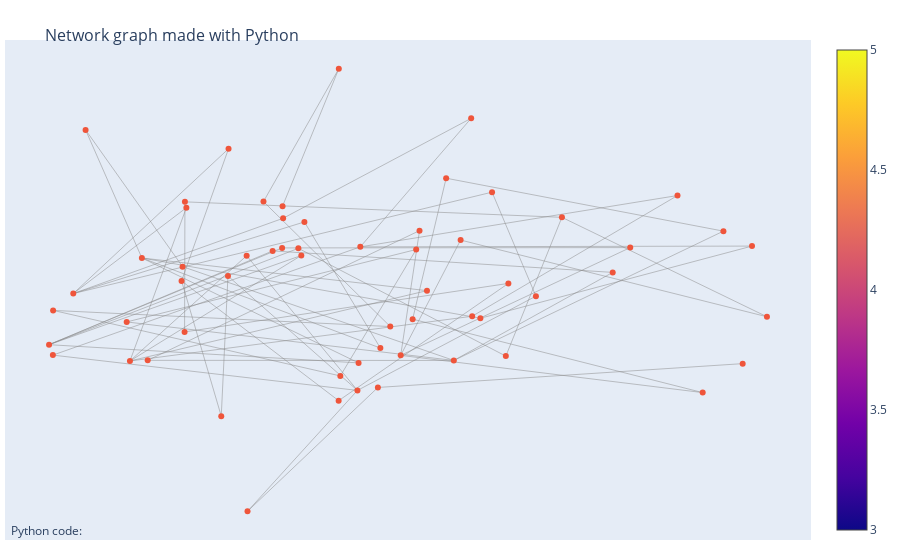

This figure's notebook cell:
### Code cell
fig = go.Figure(data=[edge_trace, node_trace],
                layout=go.Layout(
                    title='<br>Network graph made with Python<br>',
                    titlefont_size=16,
                    showlegend=False,
                    hovermode='closest',
                    margin=dict(b=20,l=5,r=5,t=40),
                    annotations=[ dict(
                        text="Python code:",
                        showarrow=False,
                        xref="paper", yref="paper",
                        x=0.005, y=-0.002 ) ],
                    xaxis=dict(showgrid=False, zeroline=False, showticklabels=False),
                    yaxis=dict(showgrid=False, zeroline=False, showticklabels=False))
                )
fig.show()

### Figure 1 — Plotly figure (JSON) as saved in the notebook; plotly's stock layout.template omitted (floating-point values rounded to 4 significant figures; data arrays with more than 128 entries replaced by an {"elided": "..."} marker saying what was removed)
{"data": [{"hoverinfo": "none", "line": {"color": "#888", "width": 0.5}, "mode": "lines", "type": "scatter", "x": {"elided": "213 float values"}, "y": {"elided": "213 float values"}}, {"hoverinfo": ["x"], "line": {"width": 2}, "marker": {"showscale": true}, "mode": "markers", "type": "scatter", "x": [-0.63, -0.366, -1.025, -0.9271, 1.117, -0.4439, 1.072, -0.05019, -0.1675, -1.037, 0.7067, -0.6392, 0.1545, 0.07468, -0.7582, -0.4982, 0.3336, 0.2296, -0.28, -0.2888, 0.1775, 0.4238, -0.3346, -0.964, 0.05398, -0.4999, 1.044, -0.01307, -0.1082, -0.629, -1.024, 0.924, 0.6542, 0.2572, -0.6361, -0.2706, 0.8485, -0.103, 0.5018, -0.3362, 0.2326, 0.06466, -0.1679, -0.7407, -0.04279, 0.01818, -0.3934, 0.9862, 0.2922, -0.5201, -0.3375, -0.4413, -0.1629, 0.3411, -0.794, -0.8037, 0.1979, 0.09701, -0.6247, -0.1116], "y": [-0.4873, 0.1287, -0.6637, 1.049, -0.372, 0.0926, 0.1655, -0.9097, 1.514, -0.5843, 0.1539, -0.09951, 0.6816, 0.2828, 0.07501, 0.9058, -0.6712, 1.137, 0.0939, 0.1485, -0.7042, -0.2153, 0.3768, -0.1956, -0.3902, -0.06209, -0.7285, -0.4465, -0.7229, 0.5018, -0.3237, -0.9487, -0.03465, -0.3833, 0.009165, 0.3491, 0.5499, 0.1595, 0.384, 0.4692, -0.3681, 0.1394, -1.01, -0.7035, -0.6101, -0.6655, 0.5038, 0.2791, 0.5756, -1.128, 0.1515, -1.851, -0.8221, -0.1183, -0.7082, -0.4115, 0.2112, -0.1736, 0.4572, -0.9321]}], "layout": {"annotations": [{"showarrow": false, "text": "Python code:", "x": 0.005, "xref": "paper", "y": -0.002, "yref": "paper"}], "hovermode": "closest", "margin": {"b": 20, "l": 5, "r": 5, "t": 40}, "showlegend": false, "title": {"font": {"size": 16}, "text": "<br>Network graph made with Python<br>"}, "xaxis": {"showgrid": false, "showticklabels": false, "zeroline": false}, "yaxis": {"showgrid": false, "showticklabels": false, "zeroline": false}}}
